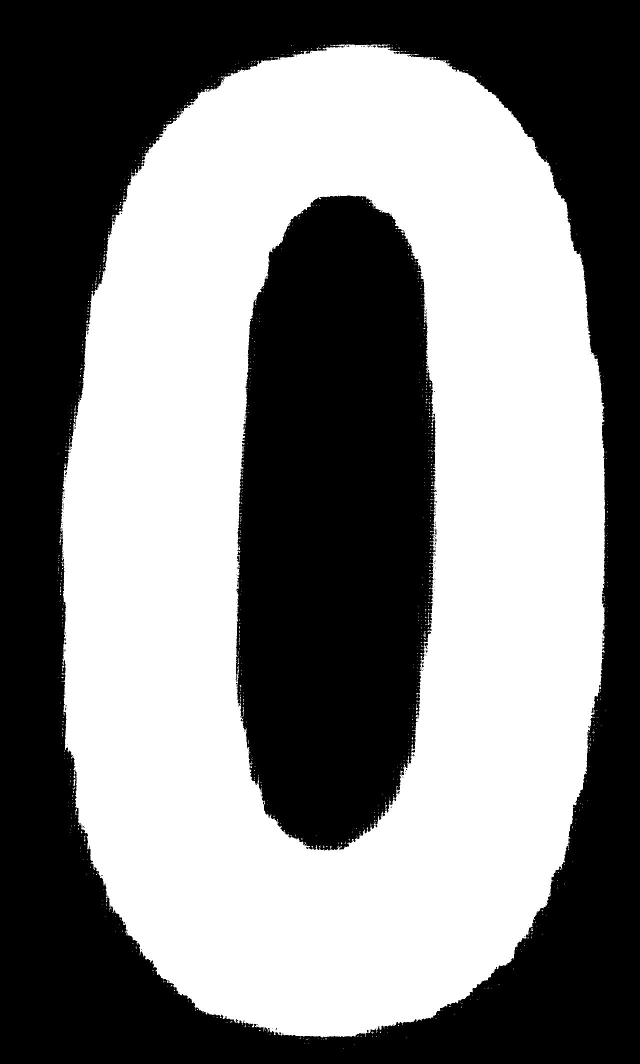
#> input picture src/run/template/0_4.jpg, 1280 x 2127 px (shown at 1/2 size); its folder holds only this picture in this run
$ python -i template_recognize.py   (imports and definitions only)
#> lines starting #> are read from the running program, lines starting #| are printed output that depends on the picture; after the words box and inside, x2 and y2 are one past the last pixel; in counts of white or black regions, pixels touching at a corner belong together
#> further down, picture is the input picture: shape (2127, 1280, 3); min 0, max 255, mean 128.4
import os
import numpy as np
import cv2

def print_res(res):
	speed = 30
	if res!=None:
		if 8 in res :
			speed = 80
		elif 3 in res:
			speed = 30
		elif 1 in res:
			speed = 10
		else:
			speed = 30
	return speed
#######
def traffic_detection(src):
	col,row = src.shape[:2]
#> col = 2127; row = 1280
	img=src
	img=cv2.resize(img,(500,460))
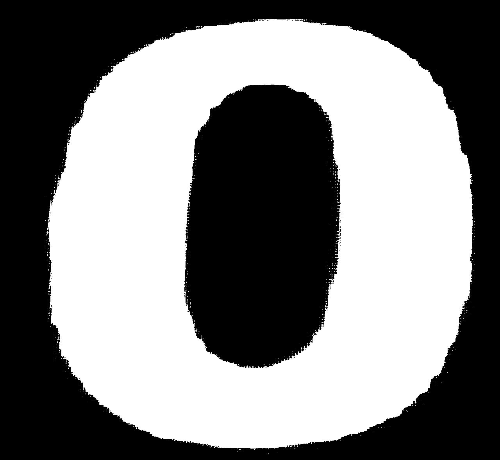
#> img: shape (460, 500, 3); min 0, max 255, mean 128.4
	gray = cv2.cvtColor(img, cv2.COLOR_BGR2GRAY)
	ret, thresh = cv2.threshold(gray, 127, 255, cv2.THRESH_BINARY_INV)
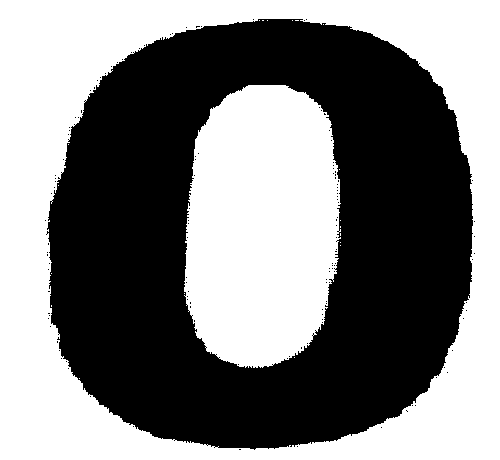
#> thresh: shape (460, 500); 49.7% white; 21 white regions (19 under 20 px), largest, box (x1, y1, x2, y2) and area: (0, 0, 500, 460) 77460, (184, 85, 341, 368) 36721
	ker = np.ones((6, 6), np.uint8)
	close = cv2.morphologyEx(thresh, cv2.MORPH_CLOSE, ker)
#> close: shape (460, 500); 50% white; 2 white regions, box (x1, y1, x2, y2) and area: (0, 0, 500, 460) 77831, (185, 86, 342, 369) 37055
	h, w = gray.shape[0], gray.shape[1]
#> h = 460; w = 500
	point1 = [0.12 * w, 4*h /16]
#> point1 = [60, 115]
	point2 = [0.12 * w, 12 * h /16]
#> point2 = [60, 345]
	point3 = [0.6 * w, 12 * h / 16]
#> point3 = [300, 345]
	point4 = [0.6 * w, 4*h / 16]
#> point4 = [300, 115]
	list1 = np.array([[point1, point2, point3, point4]], dtype=np.int32)
	mask = np.zeros_like(gray)
	mask = cv2.fillConvexPoly(mask, list1, 255)
	mask1 = cv2.bitwise_and(mask, thresh)
#> mask1: shape (460, 500); 11.3% white; 4 white regions (2 under 20 px), largest, box (x1, y1, x2, y2) and area: (184, 115, 301, 346) 25357, (60, 115, 83, 179) 563
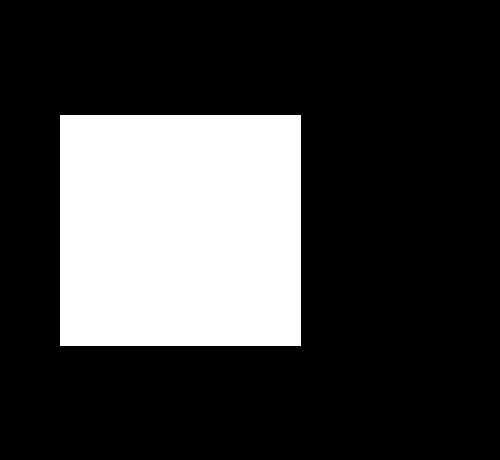
#> mask: shape (460, 500); 24.2% white; 1 white region, box (x1, y1, x2, y2) and area: (60, 115, 301, 346) 55671

	ker = np.ones((6, 6), np.uint8)
	mask1 = cv2.morphologyEx(mask1, cv2.MORPH_OPEN, ker)
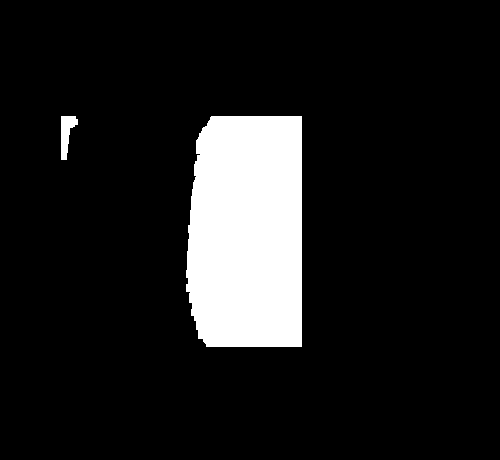
#> mask1: shape (460, 500); 11.1% white; 2 white regions, box (x1, y1, x2, y2) and area: (186, 116, 302, 347) 25171, (61, 116, 78, 160) 427
	ker = np.ones((3, 3), np.uint8)
	mask1 = cv2.morphologyEx(mask1, cv2.MORPH_CLOSE, ker)
#> mask1: shape (460, 500); 11.1% white; 2 white regions
	# cv2.imshow('img',mask1)
	contours1, hierarchy1 = cv2.findContours(mask1, cv2.RETR_EXTERNAL, cv2.CHAIN_APPROX_NONE)
#> contours1 = 2 contours; box (x1, y1, x2, y2) and area: (186, 116, 302, 347) 24843, (61, 116, 78, 160) 370
	a = len(contours1)
#> a = 2

	list2 = []
	list3=[]
	res=[]
	for lk in contours1:
		x1, y1, w1, h1 = cv2.boundingRect(lk)
		list2.append([x1,y1,w1,h1])
		list3.append(w1*h1)
#> this loop made 2 passes
#> (x1, y1, w1, h1) on passes 1 to 2: (186, 116, 116, 231), (61, 116, 17, 44)
#> after the loop, list2 = [[186, 116, 116, 231], [61, 116, 17, 44]]; list3 = [26796, 748]
	x1,y1,w1,h1=list2[list3.index(max(list3))]
#> x1 = 186; w1 = 116; h1 = 231
	roi = mask1[y1:y1 + h1, x1:x1 + w1]
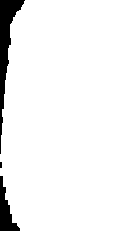
#> roi: shape (231, 116); 94% white; 3 black regions (1 under 20 px), largest, box (x1, y1, x2, y2) and area: (0, 0, 25, 154) 1118, (0, 176, 20, 231) 490
	roi = cv2.resize(roi, (60, 90))
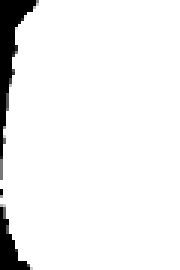
#> roi: shape (90, 60) (shown 3 times larger); min 0, max 255, mean 239.7
	roi=cv2.cvtColor(roi,cv2.COLOR_BGR2RGB)
#> roi: shape (90, 60, 3)
	filename = os.listdir('./template')
	# print(filename)
	scores = []
	for i in range(len(filename)):
		src1 = cv2.imread('template/' + filename[i])
		src1 = cv2.resize(src1, (60, 90))
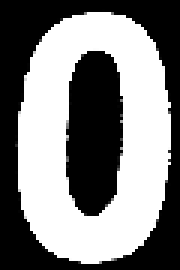
#> src1: shape (90, 60, 3) (shown 3 times larger); min 0, max 255, mean 128.3
		result = cv2.matchTemplate(src1, roi, cv2.TM_CCOEFF_NORMED)
#> result = [0.259]
		# cv2.imshow('roi',roi)
		(_, score, _, _) = cv2.minMaxLoc(result)
#> score = 0.259
		scores.append(score)

	x3 = np.argmax(scores)
#> x3 = 0
	name = filename[x3]
#> name = '0_4.jpg'
	res.append(int(name[0]))
	speed = print_res(res)
#> speed = 30
	return speed
	return 0

>>> import cv2
>>> picture = cv2.imread('template/0_4.jpg')
>>> result = traffic_detection(picture)
#> result = 30

$ run again, on src/run/template/1_1.jpg
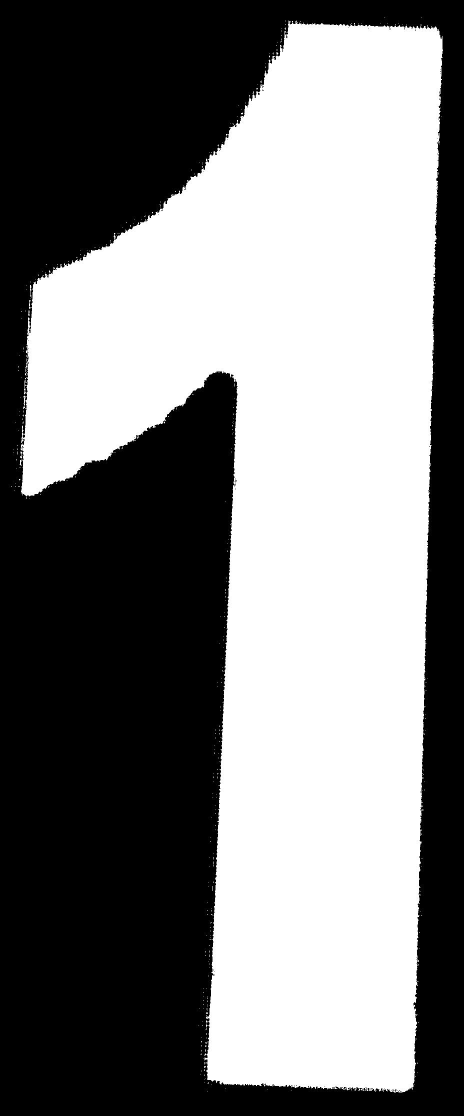
#> input picture src/run/template/1_1.jpg, 928 x 2232 px (shown at 1/2 size)
#> picture is the input picture: shape (2232, 928, 3); min 0, max 255, mean 125.9
#> in traffic_detection, `ret, thresh = cv2.threshold(gray, 127, 255, cv2.THRESH_BINARY_INV)`:
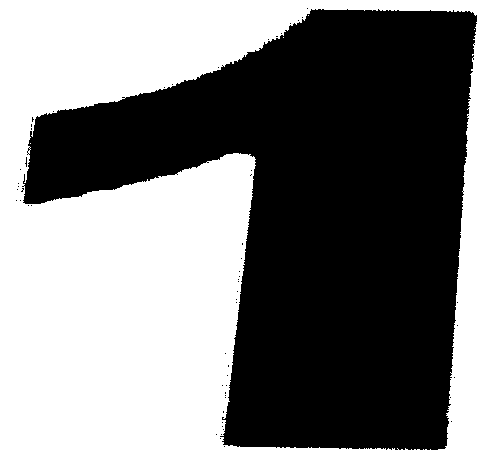
#> thresh: shape (460, 500); 50.6% white; 57 black regions (56 under 20 px), largest, box (x1, y1, x2, y2) and area: (22, 9, 477, 450) 113476
#> close: shape (460, 500); 50.9% white; 1 black region, box (x1, y1, x2, y2) and area: (25, 11, 478, 451) 112986
#> mask: shape (460, 500); 24.2% white; 1 white region, box (x1, y1, x2, y2) and area: (60, 115, 301, 346) 55671
#> contours1 = 1 contour; box (x1, y1, x2, y2) and area: (61, 154, 256, 347) 30756
#> a = 1
#> the loop in traffic_detection, `for lk in contours1:` made 1 pass
#> (x1, y1, w1, h1) on pass 1: (61, 154, 195, 193)
#> after the loop in traffic_detection, `for lk in contours1:`: list2 = [[61, 154, 195, 193]]; list3 = [37635]
#> in traffic_detection, `src1 = cv2.resize(src1, (60, 90))`:
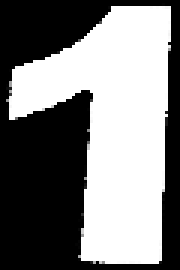
#> src1: shape (90, 60, 3) (shown 3 times larger); min 0, max 255, mean 126
#> in traffic_detection, `result = cv2.matchTemplate(src1, roi, cv2.TM_CCOEFF_NORMED)`: result = [0.388]
#> score = 0.388
#> x3 = 0
#> name = '1_1.jpg'
#> speed = 10
